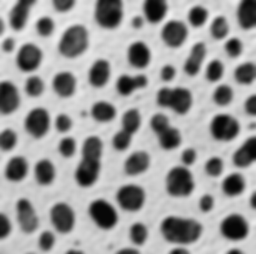
#> input picture INTERPOLATION /cells.png, 256 x 254 px, found by its file name
$ jupyter execute --allow-errors Bilinear.ipynb   (Python 2 division)
#> lines starting #> are read from the running program, lines starting #| are printed output that depends on the picture
[cell 1]
import cv2
import numpy as np
import math
from numpy import zeros, newaxis
from matplotlib import pyplot as plt

[cell 2]
img = cv2.imread('cells.png')
#> img is the input picture: shape (254, 256, 3); min 7, max 241, mean 151.7
plt.imshow(img)
plt.show()

[cell 3]
#a=np.asarray(img)
w,h,c = img.shape
#> w = 254; h = 256; c = 3

[cell 4]
fx=2
fy=2

[cell 5]
new_w=int(w*fx)
#> new_w = 508
new_h=int(h*fy)
#> new_h = 512
b=np.zeros((new_h,new_w,c),np.uint8)

for i in range(new_w):
    for j in range(new_h):
        x1=int((np.floor(i/fx)))
        x2=int((np.ceil(i/fx)))
        if (x1 == 0):
            x1=1
        x= 0
        y1=int(np.floor(j/fy))
        y2=int(np.ceil(j/fy))
        if (y1 == 0):
            y1=1
        y= 0
        ctl = img[x1,y1,:]
        cbl = img[x2,y1,:]
        ctr = img[x1,y2,:]
        cbr = img[x2,y2,:]
        y = int((j/fx)%1)
        tr = ((ctr*y)+(ctl*(1-y)))
        br = ((cbr*y)+(cbl*(1-y)))
        b[j,i,:] = ((br*x)+(tr*(1-x)))


[cell 6]
b.shape
#> Out = (512, 508, 3)

[cell 7]
plt.imshow(b)
plt.show()

[cell 8]
k = cv2.resize(img,None,fx=0.5, fy=0.5, interpolation = cv2.INTER_LINEAR)
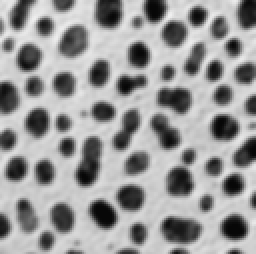
#> k: shape (127, 128, 3) (shown 2 times larger); min 7, max 239, mean 151.9

[cell 9]
plt.imshow(k)
plt.show()

[cell 10]
try:
    for i in range(new_w):
        for j in range(new_h):
            x1=int((np.floor(i/fx)))
            x2=int((np.ceil(i/fx)))
            if(x1 == x2):
                x1=x2-1
            y1=int((np.floor(j/fy)))
            y2=int((np.ceil(j/fy)))
            if(y1 == y2):
                y1=y2-1
            if(y2==h):
                y2=h-1
                y1=h-2
            if(x2==w):
                x2=w-1
                x1=w-2
            x=int(i/fx)
            y=int(j/fy)
            xi=x
            I1=img[x1][y1][:]
            I2=img[x2][y1][:]
            I3=img[x1][y2][:]
            I4=img[x2][y2][:]
            pt1=(x1,y1,I1)
            Ii=(((x2-xi)/(x2-x1))*I1)+(((xi-x1)/(x2-x1))*I2)
            Iii=(((x2-xi)/(x2-x1))*I3)+(((xi-x1)/(x2-x1))*I4)
            I=(((y2-y)/(y2-y1))*Ii)+(((y-y1)/(y2-y1))*Iii)
            b[j,i,:]=I
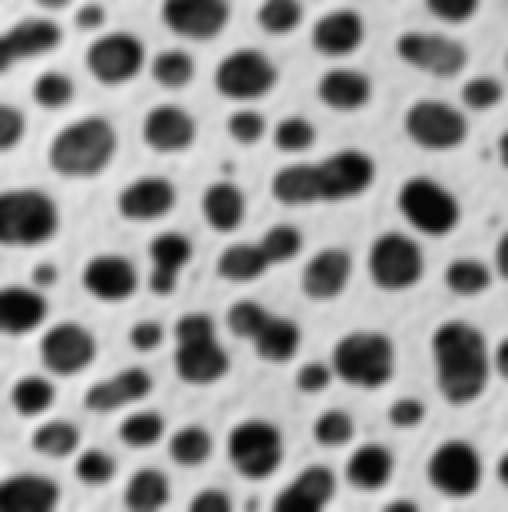
#> b: shape (512, 508, 3); min 7, max 241, mean 151.7
except:
    print('error'),i,j

[cell 11]
pt1[2]

[cell 12]
fig=plt.figure()
plt.imshow(b)
plt.show()

[cell 13]
fig.savefig('/Users/suchi/Desktop/Fall 2017/DIP/GIt/output/resize/1/output2.png')

#> (a cell that did not finish here is left out)

#> (a cell that did not finish here is left out)

#> (a cell that did not finish here is left out)

#> (a cell that did not finish here is left out)

#> (a cell that did not finish here is left out)

[cell 19]
x=np.asarray(274.5)

[cell 20]
y=np.asarray(256)

[cell 21]
x0 = np.floor(x).astype(int)
x1 = x0 + 1
y0 = np.floor(y).astype(int)
y1 = y0 + 1

[cell 22]
print x0,y0,x1,y1

[cell 23]
x0 = np.clip(x0, 0, img.shape[1]-1);
#> x0 = 255
x1 = np.clip(x1, 0, img.shape[1]-1);
#> x1 = 255
y0 = np.clip(y0, 0, img.shape[0]-1);
#> y0 = 253
y1 = np.clip(y1, 0, img.shape[0]-1);
#> y1 = 253

[cell 24]
Ia = img[ y0, x0 ]
#> Ia = [207, 207, 207]
Ib = img[ y1, x0 ]
#> Ib = [207, 207, 207]
Ic = img[ y0, x1 ]
#> Ic = [207, 207, 207]
Id = img[ y1, x1 ]
#> Id = [207, 207, 207]

[cell 25]
wa = (x1-x) * (y1-y)
#> wa = 58.5
wb = (x1-x) * (y-y0)
#> wb = -58.5
wc = (x-x0) * (y1-y)
#> wc = -58.5
wd = (x-x0) * (y-y0)

[cell 26]
wa*Ia + wb*Ib + wc*Ic + wd*Id
#> Out = [0, 0, 0]
